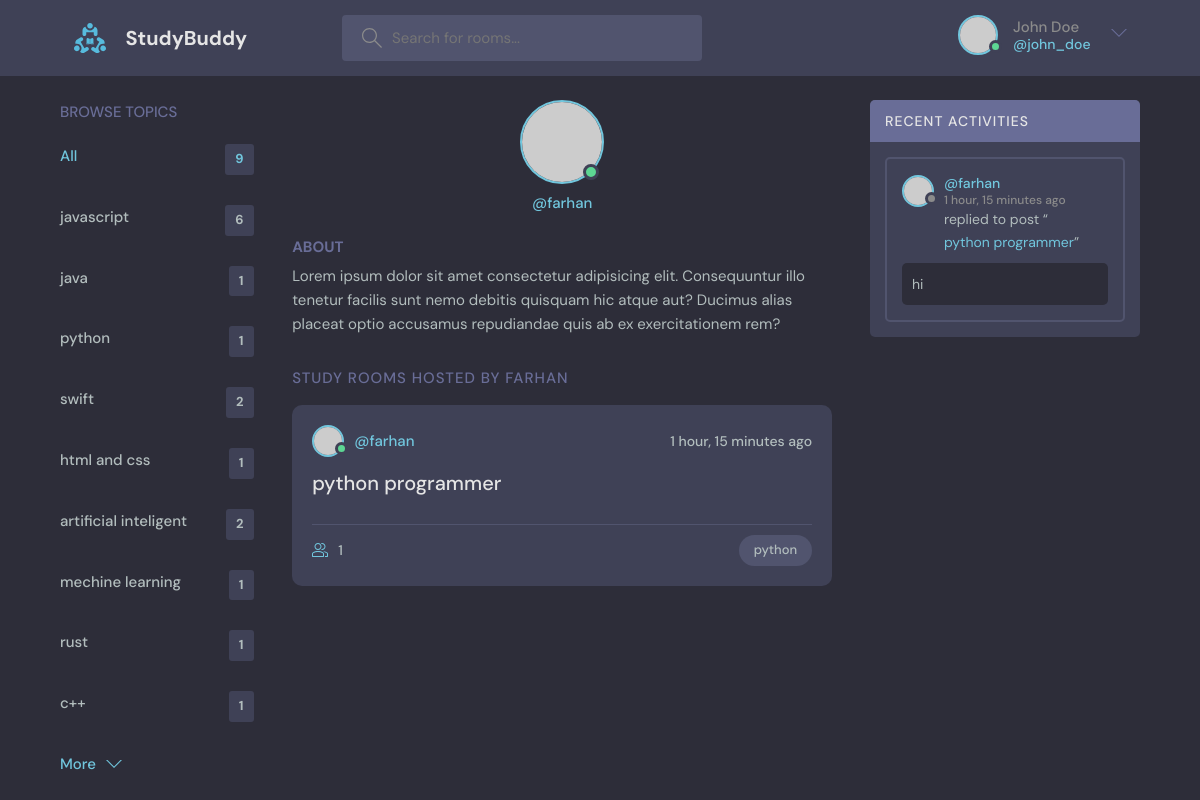
/user-profile/5, run on the app's committed database.
### user/models.py (models this page shows)
class Topic (models.Model):
    name=models.CharField(max_length=200)
    def __str__(self):
        return self.name

class Room (models.Model):
    host =models.ForeignKey(User, on_delete=models.SET_NULL, null=True)
    topic =models.ForeignKey(Topic, on_delete=models.SET_NULL, null=True)
    name =models.CharField(max_length=200)
    description=models.TextField(null=True, blank=True)
    participants =models.ManyToManyField(
        User, related_name='participants', blank=True)
    updated=models.DateTimeField(auto_now=True)
    created=models.DateTimeField(auto_now_add=True)
    class Meta:
        ordering=['-updated','-created'] #
    def __str__(self) :
        return self.name

class Message (models.Model):
    user =models.ForeignKey(User, on_delete=models.CASCADE)
    room =models.ForeignKey(Room, on_delete=models.CASCADE)
    body =models.TextField(default='Default message')
    updated=models.DateTimeField(auto_now=True)
    created =models.DateTimeField(auto_now_add=True)
    class Meta:
        ordering=['-updated','-created']
    def __str__(self):
        return self.body[0:50]

### user/views.py (the view)
# urls.py: path('user-profile/<str:pk>', views.profile, name='user-profile'),
def profile (request, pk):
    user =User.objects.get(id=pk)
    rooms =user.room_set.all() # only show which user profile you want to check that user room contain you can see
    topics= Topic.objects.all()
    room_messages =user.message_set.all() # only show which user profile you want to check that user message you can see
    context={'user':user, 'rooms':rooms ,'topics':topics, 'room_messages':room_messages}
    return render (request, 'base/profile.html', context)

### templates/base/profile.html (shortened to what this page needs)
{% extends 'base/main.html' %}
{%block content%}
  <main class="profile-page layout layout--3">
    <div class="container">
      {% include 'base/topic_component.html' %}
      <div class="roomList">
        <div class="profile">
          <div class="profile__avatar">
            <div class="avatar avatar--large active">
              <img src="https://randomuser.me/api/portraits/men/11.jpg" />
            </div>
          </div>
          <div class="profile__info">
            <p>@{{user.username}}</p>
          </div>
          <div class="profile__about">
            <h3>about</h3>
            <p>
              Lorem ipsum dolor sit amet consectetur adipisicing elit. Consequuntur illo tenetur
              facilis sunt nemo debitis quisquam hic atque aut? Ducimus alias placeat optio
              accusamus repudiandae quis ab ex exercitationem rem?
            </p>
          </div>
        </div>
        <div class="roomList__header">
          <div>
            <h2>Study Rooms Hosted by {{user.username}}</a>
            </h2>
          </div>
        </div>
        {% for room in rooms %}
        <div class="roomListRoom">
          <div class="roomListRoom__header">
            <a href="profile.html" class="roomListRoom__author">
              <div class="avatar avatar--small active">
                <img src="https://randomuser.me/api/portraits/men/11.jpg" />
              </div>
              <span>@{{room.host}}</span>
            </a>
            <div class="roomListRoom__actions">
              <span>{{room.created|timesince}} ago</span>
            </div>
          </div>
          <div class="roomListRoom__content">
            <a href="{% url 'room' room.id %}">{{room.name}}</a>
          </div>
          <div class="roomListRoom__meta">
            <a class="roomListRoom__joined">
              {{room.participants.all.count}}
            </a>
            <p class="roomListRoom__topic">{{room.topic}}</p>
          </div>
        </div>
        {%endfor%}
      </div>
      {% include 'base/activity_component.html'%}
    </div>
  </main>
{% endblock content%}

### templates/base/topic_component.html (shortened to what this page needs)
<div class="topics">
    <div class="topics__header">
      <h2>Browse Topics</h2>
    </div>
    <ul class="topics__list">
      <li>
        <a href="{% url 'home'%}" class="active">All <span>{{topics.count}}</span></a>
      </li>
      {% for topic in topics %}
      <li>
        <a href="{% url 'home' %}?q={{topic.name}}">{{topic.name}} <span>{{topic.room_set.all.count}}</span></a>
      </li>
      {%endfor%}
    </ul>
    <a class="btn btn--link" href="topics.html">
      More
      <svg version="1.1" xmlns="http://www.w3.org/2000/svg" width="32" height="32" viewBox="0 0 32 32">
        <title>chevron-down</title>
        <path d="M16 21l-13-13h-3l16 16 16-16h-3l-13 13z"></path>
      </svg>
    </a>
  </div>

### templates/base/activity_component.html (shortened to what this page needs)
<div class="activities">
    <div class="activities__header">
      <h2>Recent Activities</h2>
    </div>
    {% for message in room_messages%}
    <div class="activities__box">
      <div class="activities__boxHeader roomListRoom__header">
        <a href="profile.html" class="roomListRoom__author">
          <div class="avatar avatar--small">
            <img src="https://randomuser.me/api/portraits/women/11.jpg" />
          </div>
          <p>
            @{{message.user.username}}
            <span>{{message.created|timesince}} ago</span>
          </p>
        </a>
      </div>
      <div class="activities__boxContent">
        <p>replied to post “<a href="{url 'user-profile' message.user.id}">{{message.room}}</a>”</p>
        <div class="activities__boxRoomContent">
          {{message}}
        </div>
      </div>
    </div>
    {% endfor%}
</div>

### data on the page
Topic: name "javascript", room_set.all.count "6"
Topic: name "java", room_set.all.count "1"
Topic: name "python", room_set.all.count "1"
Topic: name "swift", room_set.all.count "2"
Topic: name "html and css", room_set.all.count "1"
Topic: name "artificial inteligent", room_set.all.count "2"
Topic: name "mechine learning", room_set.all.count "1"
Topic: name "rust", room_set.all.count "1"
Topic: name "c++", room_set.all.count "1"
Room: host "farhan", created "1 hour, 15 minutes", name "python programmer", participants.all.count "1", topic "python"
Message: user.username "farhan", created "1 hour, 15 minutes", room "python programmer", body "hi"

### other printed values
{{ topics.count }} "9"
{{ user.username }} "farhan"
{{ user.username }} "FARHAN"
